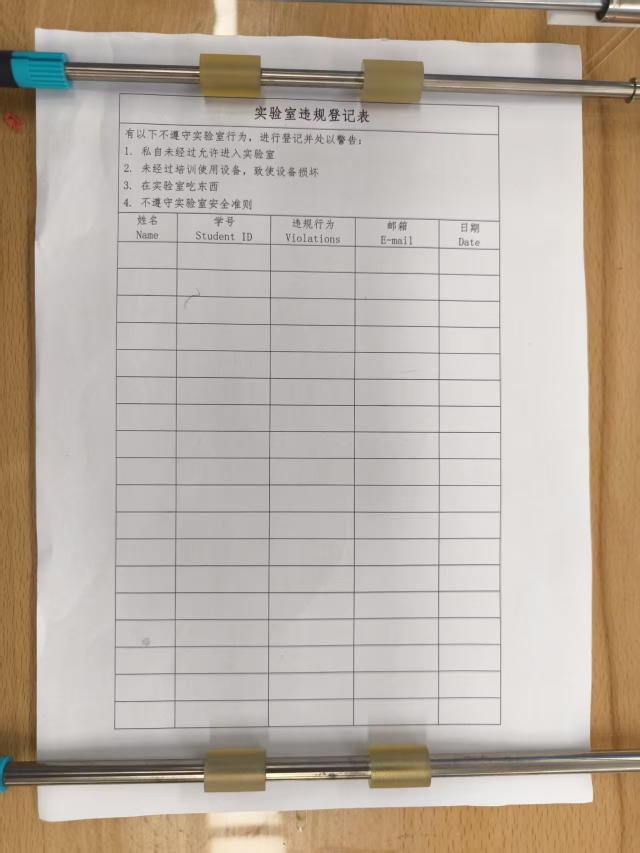
#> input picture simulationphoto.jpg, 1279 x 1706 px (shown at 1/2 size)
$ python -i document_matching.py   (imports and definitions only)
#> lines starting #> are read from the running program, lines starting #| are printed output that depends on the picture
#> further down, picture is the input picture: shape (1706, 1279, 3); mean B, G, R 162.7, 174.3, 185.3
### src/stamping_system/paths.py
from __future__ import annotations

import os
import shutil
import sys
from pathlib import Path


APP_NAME = "AutomaticStampingSystem"


def is_frozen() -> bool:
    return bool(getattr(sys, "frozen", False))


# [7 lines left out: function resource_root, not called in this run]


def project_root() -> Path:
    env_root = os.environ.get("STAMPING_PROJECT_ROOT")
    if env_root:
        return Path(env_root).resolve()
    if is_frozen():
        return Path(sys.executable).resolve().parent
    return Path(__file__).resolve().parents[2]


# [25 lines left out: functions user_data_root, web_root, default_config_template_path, not called in this run]


def config_path() -> Path:
    env_path = os.environ.get("STAMPING_CONFIG")
    if env_path:
        return Path(env_path).resolve()

    if is_frozen() or os.environ.get("STAMPING_USER_DATA"):
        target = user_data_root() / "config" / "machine.toml"
        if not target.exists():
            template = default_config_template_path()
            target.parent.mkdir(parents=True, exist_ok=True)
            shutil.copyfile(template, target)
        return target.resolve()

    return (project_root() / "config" / "machine.toml").resolve()


# [7 lines left out: function runtime_path, not called in this run]

### src/stamping_system/document_matching.py
from __future__ import annotations

import base64
from dataclasses import asdict, dataclass
from pathlib import Path

from .config import AppConfig
from .documents import document_preview_path

Point = tuple[float, float]


@dataclass(frozen=True)
class DocumentMatchResult:
    found: bool
    target_pixel: Point | None
    message: str
    debug_image_data: str | None = None
    matches: int = 0
    inliers: int = 0

    def to_dict(self) -> dict[str, object]:
        return asdict(self)


# [88 lines left out: functions match_document_target_to_camera, _decode_image_data, not called in this run]


def _preprocess_for_features(image):
    import cv2

    gray = cv2.cvtColor(image, cv2.COLOR_BGR2GRAY)
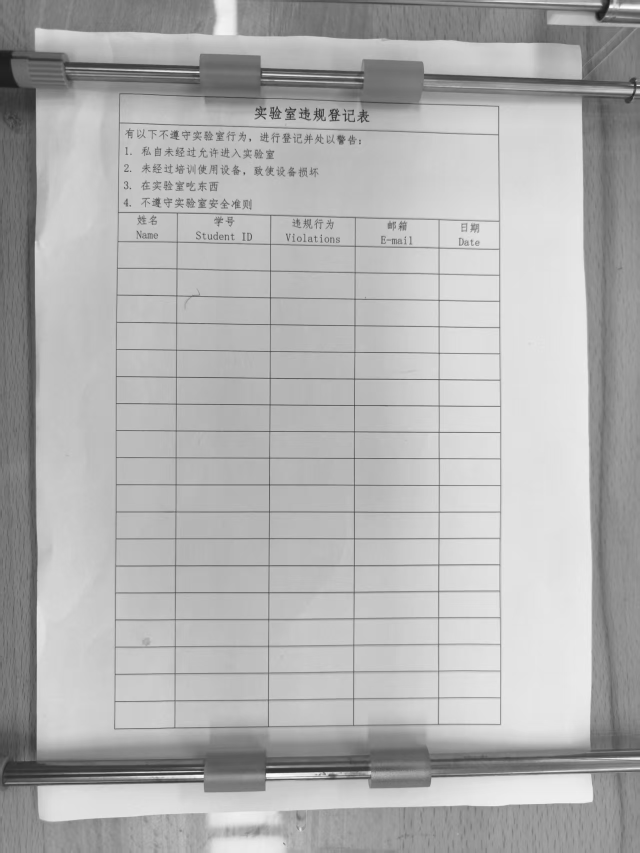
#> gray: shape (1706, 1279) (shown at 1/2 size); min 22, max 254, mean 176.2
    clahe = cv2.createCLAHE(clipLimit=2.0, tileGridSize=(8, 8))
    gray = clahe.apply(gray)
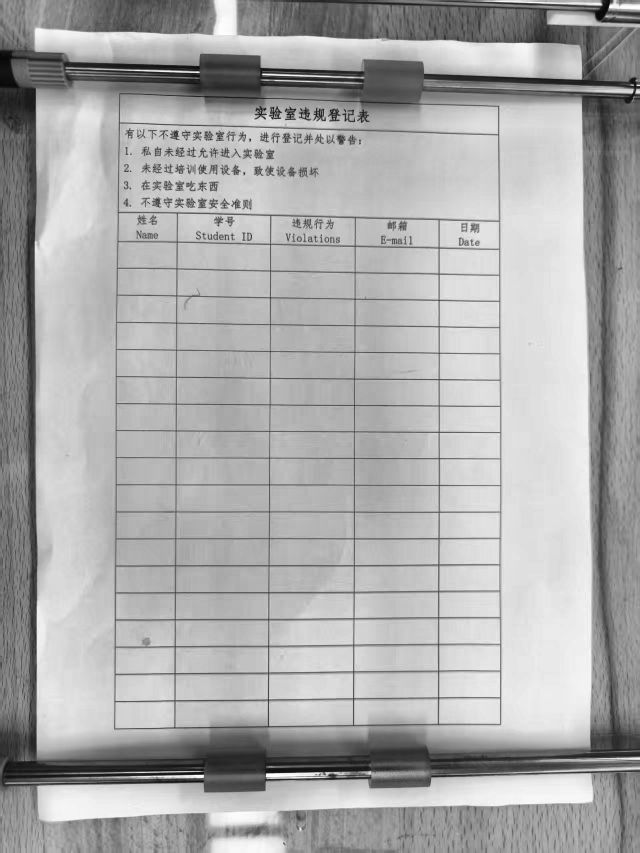
#> gray: shape (1706, 1279) (shown at 1/2 size); min 6, max 255, mean 170.8
    return cv2.GaussianBlur(gray, (3, 3), 0)


# [71 lines left out: functions _scaled_roi_polygon, _result, _render_debug, not called in this run]

>>> import cv2
>>> picture = cv2.imread('../../simulationphoto.jpg')
>>> result = _preprocess_for_features(picture)
